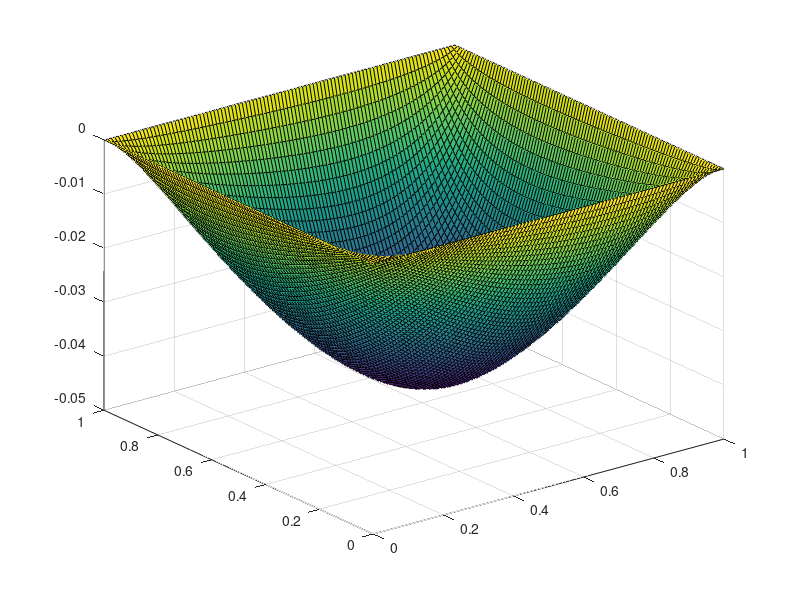

MATLAB code for this plot: (Note: this script raises an error after producing the figure.)
% This algorithm is similiar to the previous one. It's just presented in a different way:
%
%     (1) ∂∂f/(∂x)^2 |(x,y)=(xi,yj)  = ( f[i-1][j] - 2*f[i][j] + f[i+1][j] ) / h^2
%     (2) ∂∂f/(∂y)^2 |(x,y)=(xi,yj)  = ( f[i][j-1] - 2*f[i][j] + f[i][j+1] ) / h^2
%
%     In total, we get
%       ∂∂f/(∂x)^2 + ∂∂f/(∂y)^2 = (1 1 -2 1 1) * ( f[i-1][j] f[i+1][j]  f[i][j]  f[i][j-1]  f[i][j+1])T = xi^2 + yj^2
%     Notice that for absolute physical address(in matlab): 
%           add(f[i-1][j]) + 1 = add(f[i-1][j]), add(f[i][j-1]) + n = add(f[i][j])

n = 100;                          % Size of Matrix
t = linspace(0,1,n);            % Split interval to calculate
h = (1-0) / (n-1);              % Step for equation

A = sparse(n^2,n^2);            % Create Matrix A
b = zeros(n^2,1);               % Right-hand-side value

for i=1:n
    for j=1:n
        id = sub2ind([n,n],i,j);            % Translate into matrix id
        
        if i==1 || i==n || j==1 || j==n     % For boundary,just apply the boundary condition
            A(id,id) = 1;
            b(id) = 0;
        else
            A(id,[id-1 , id+1]) = [1/h^2 , 1/h^2];  % For grid (i,j)-->(xi,yj),concerning x, Apply the second derivative
            A(id,[id-n , id+n]) = [1/h^2 , 1/h^2];  % For grid (i,j)-->(xi,yj),concerning y, Apply the second derivative
            A(id,id) = -4/h^2;                      % (i,j) is used twice in two direction i.e. 2*(-2/h^2)
            b(id) = t(i)^2+t(j)^2;                  % Use equation ∂∂f/(∂x)^2 + ∂∂f/(∂y)^2 = x^2 + y^2 (xi,yj) <===> (ti,tj)
        end
    end
end

x = A \ b;                  % Solve equation
x = reshape(x,n,n);         % Reshape x           
surf(t,t,x);                % Show 3d graph
A=full(A);                  % Save A as image
A = abs(A) >= 1e-8;
figure
imshow(A)
